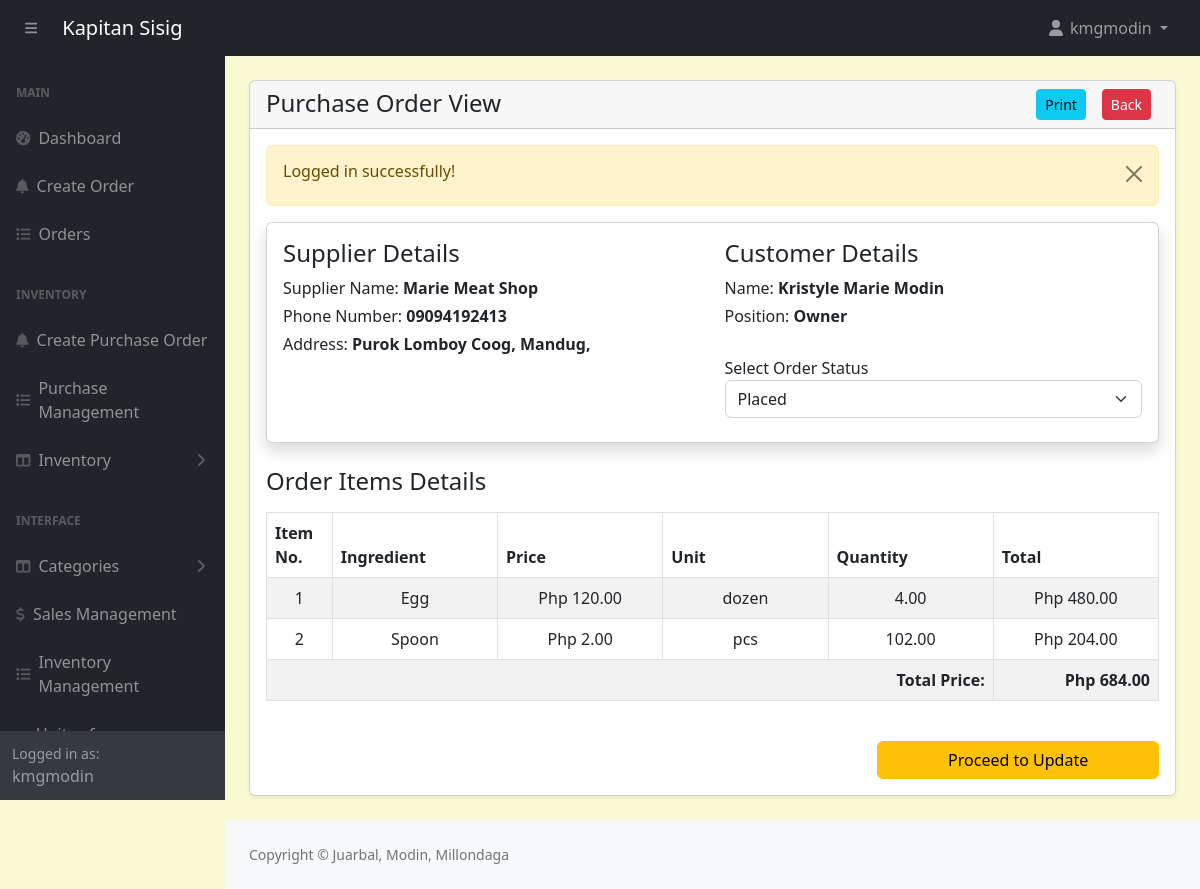
The page /admin/purchase-order-edit.php?track=000019 (signed in) on the database its author committed.
### tables this page shows
CREATE TABLE `suppliers` (
  `id` int(11) NOT NULL,
  `firstname` varchar(191) NOT NULL,
  `lastname` varchar(191) NOT NULL,
  `phonenumber` varchar(191) NOT NULL,
  `address` varchar(191) NOT NULL,
  `status` enum('active','inactive') NOT NULL DEFAULT 'active'
);

CREATE TABLE `purchaseorders` (
  `id` int(11) NOT NULL,
  `customer_id` int(11) NOT NULL,
  `tracking_no` varchar(100) NOT NULL,
  `invoice_no` varchar(100) NOT NULL,
  `total_amount` varchar(100) NOT NULL,
  `order_date` datetime NOT NULL,
  `order_status` varchar(100) NOT NULL,
  `ingPayment_mode` varchar(100) NOT NULL,
  `order_placed_by_id` varchar(100) NOT NULL,
  `supplierName` varchar(100) NOT NULL
);

CREATE TABLE `ingredients_items` (
  `id` int(11) NOT NULL,
  `order_id` int(11) NOT NULL,
  `ingredient_id` int(11) NOT NULL,
  `unit_id` int(11) NOT NULL,
  `price` decimal(10,2) NOT NULL,
  `quantity` decimal(10,2) NOT NULL
);

CREATE TABLE `ingredients` (
  `id` int(11) NOT NULL,
  `name` varchar(191) NOT NULL,
  `unit_id` int(11) NOT NULL,
  `category` varchar(191) NOT NULL,
  `quantity` int(10) UNSIGNED DEFAULT NULL,
  `reorder_point` decimal(10,2) NOT NULL,
  `price` decimal(10,2) NOT NULL DEFAULT 0.00
);

CREATE TABLE `units_of_measure` (
  `id` int(11) NOT NULL,
  `category_id` int(11) DEFAULT NULL,
  `uom_name` varchar(255) DEFAULT NULL,
  `type` enum('reference','bigger','smaller') DEFAULT NULL,
  `ratio` decimal(10,5) DEFAULT NULL,
  `active` tinyint(1) DEFAULT 1,
  `rounding_precision` decimal(10,5) DEFAULT NULL
);

### admin/purchase-order-edit.php (the view, shortened to what this page needs)
<?php include('includes/header.php'); ?>
<div class="container-fluid px-4 pb-4">
    <div class="card mt-4 shadow-sm">
        <div class="card-header">
            <h4 class="mb-0">Purchase Order View
                <a href="purchase-orders.php" class="btn btn-danger mx-2 btn-sm float-end" style="text-decoration: none;">Back</a>
                <a href="purchase-orders-view-print.php?track=<?= $_GET['track'] ?>" class="btn btn-info mx-2 btn-sm float-end">Print</a>
            </h4>
        </div>
        <div class="card-body">
        <form action="purchase-orders-code.php" method="POST" enctype="multipart/form-data">
        <?php
        if(isset($_GET['track'])){
                ?>
                <?php
            $trackingNo = validate($_GET['track']);
            $query = "SELECT po.*
                FROM purchaseOrders po
                WHERE po.tracking_no = '$trackingNo'
                ORDER BY po.id DESC";
            $customerQuery = "SELECT po.*, a.* FROM purchaseOrders po, admins a WHERE
                a.id = po.customer_id AND tracking_no='$trackingNo'
                ORDER BY po.id DESC";
            $orders = mysqli_query($conn, $query);
            $customers = mysqli_query($conn, $customerQuery);
            if($orders){
                if(mysqli_num_rows($orders) > 0){
                    $orderData = mysqli_fetch_assoc($orders);
                    $customerData = mysqli_fetch_assoc($customers);
                    $supplierName = $orderData['supplierName'];
                    $supplier = mysqli_query($conn, "SELECT * FROM suppliers WHERE id = '$supplierName' LIMIT 1");
                    $supplierData = mysqli_fetch_assoc($supplier);
                    ?>
                    <div class="card card-body shadow border-1 mb-4 pb-4">
                        <div class="row">
                            <div class="col-md-6">
                                <h4>Supplier Details</h4>
                                <label class="mb-1">
                                    Supplier Name: <span class="fw-bold"><?= htmlspecialchars($supplierData['firstname'], ENT_QUOTES, 'UTF-8'); ?> <?= htmlspecialchars($supplierData['lastname'], ENT_QUOTES, 'UTF-8'); ?></span>
                                </label>
                                <br/>
                                <label class="mb-1">
                                    Phone Number: <span class="fw-bold"><?= htmlspecialchars($supplierData['phonenumber'], ENT_QUOTES, 'UTF-8'); ?></span>
                                </label>
                                <br/>
                                <label class="mb-1">
                                    Address: <span class="fw-bold"><?= htmlspecialchars($supplierData['address'], ENT_QUOTES, 'UTF-8'); ?></span>
                                </label>
                                <br/>
                                <br/>
                            </div>
                            <div class="col-md-6">
                                <h4>Customer Details</h4>
                                <label class="mb-1">
                                    Name: <span class="fw-bold"><?= htmlspecialchars($customerData['firstname'], ENT_QUOTES, 'UTF-8'); ?> <?= htmlspecialchars($customerData['lastname'], ENT_QUOTES, 'UTF-8'); ?></span>
                                </label>
                                <br/>
                                <label class="mb-1">
                                    Position:
                                    <span class="fw-bold">
                                        <?= $customerData['position'] == 1 ? 'Owner' : 'Employee'?>
                                    </span>
                                </label>
                                <br />
                                <br />
                                <label>Select Order Status</label>
                                    <select id="order_status" class="form-select">
                                        <option value="Placed" <?= $orderData['order_status'] == 'Placed' ? 'selected' : ''; ?>>Placed</option>
                                    </select>
                            </div>
                        </div>
                    </div>
                    <?php
                       $orderItemQuery = "
                        SELECT
                            ii.quantity as orderItemQuantity,
                            ii.price as orderItemPrice,
                            i.name as ingredientName,
                            uom.uom_name as unit_name
                        FROM purchaseOrders po
                        JOIN ingredients_items ii ON ii.order_id = po.id
                        JOIN ingredients i ON i.id = ii.ingredient_id
                        JOIN units_of_measure uom ON uom.id = ii.unit_id
                        WHERE po.tracking_no = '$trackingNo'
                            ";
                        $orderItemsRes = mysqli_query($conn, $orderItemQuery);
                        $i = 1;
                        if($orderItemsRes){
                            if(mysqli_num_rows($orderItemsRes) > 0){
                                $totalAmount = 0;
                                ?>
                                    <h4 class="my-3">Order Items Details</h4>
                                    <table class="table table-bordered table-striped">
                                        <thead>
                                            <tr>
                                                <th>Item No. </th>
                                                <th>Ingredient</th>
                                                <th>Price</th>
                                                <th>Unit</th>
                                                <th>Quantity</th>
                                                <th>Total</th>
                                            </tr>
                                        </thead>
                                        <tbody>
                                            <?php while($orderItemRow = mysqli_fetch_assoc($orderItemsRes)): ?>
                                                <tr>
                                                    <td width="5%" class=" text-center">
                                                        <?= $i++; ?>
                                                    </td>
                                                    <td width="15%" class="text-center">
                                                    <?= $orderItemRow['ingredientName'];?>
                                                    </td>
                                                    <td width="15%" class="text-center">
                                                        Php <?= number_format($orderItemRow['orderItemPrice'], 2); ?>
                                                    </td>
                                                    <td width="15%" class=" text-center">
                                                        <?= $orderItemRow['unit_name'];?>
                                                    </td>
                                                    <td width="15%" class="text-center">
                                                        <?= $orderItemRow['orderItemQuantity']; ?>
                                                    </td>
                                                    <td width="15%" class="text-center">
                                                        Php <?= number_format($orderItemRow['orderItemPrice'] * $orderItemRow['orderItemQuantity'], 2); ?>
                                                    </td>
                                                </tr>
                                                <?php $totalAmount += $orderItemRow['orderItemPrice'] * $orderItemRow['orderItemQuantity']; ?>
                                            <?php endwhile; ?>
                                            <tr>
                                                <td colspan="5" class="text-end fw-bold">Total Price: </td>
                                                <td colspan="1" class="text-end fw-bold">Php <?= number_format($totalAmount, 2); ?></td>
                                            </tr>
                                        </tbody>
                                    </table>
                                <?php
                            }else{
                                echo ' <h5>No record Found!</h5>';
                                return false;
                            }
                        }else{
                            echo ' <h5>No record Found!</h5>';
                            return false;
                        }
                    ?>
                    <?php
                }else{
                    echo ' <h5>No record Found!</h5>';
                    return false;
                }
            }else{
                echo ' <h5>Something Went Wrong!</h5>';
            }
        }
        ?>
            <div>
                <div class="row d-flex justify-content-end">
                    <div class="col-md-4">
                        <br/>
                        <button type="button" class="btn btn-warning w-100 proceedToUpdateIng">Proceed to Update</button>
                    </div>
                </div>
            </div>
        </div>
    </div>
</div>
<?php include('includes/footer.php'); ?>

### admin/assets/css/custom.css (style rules this page uses)
body { margin: 0; font-family: system-ui, -apple-system, "Segoe UI", Roboto, "Helvetica Neue", "Noto Sans", "Liberation Sans", Arial, sans-serif; font-size: 1rem; font-weight: 400; line-height: 1.5; color: #212529; text-align: left; background-color: #FAFAD2; -webkit-text-size-adjust: 100%; -webkit-tap-highlight-color: rgba(0, 0, 0, 0); }

### rows shown on the page
suppliers: firstname "Marie", lastname "Meat Shop", phonenumber "09094192413", address "Purok Lomboy Coog, Mandug,"
purchaseorders: admins.firstname "Kristyle Marie", admins.lastname "Modin"
ingredients_items: ingredient.name "Egg", price "120.00", units_of_measure.uom_name "dozen", quantity "4.00", $orderItemRow['orderItemPrice'] * $orderItemRow['orderItemQuantity'] "480.00"
ingredients_items: ingredient.name "Spoon", price "2.00", units_of_measure.uom_name "pcs", quantity "102.00", $orderItemRow['orderItemPrice'] * $orderItemRow['orderItemQuantity'] "204.00"

### other values the page prints
$_SESSION['loggedInUser']['username'] "kmgmodin"
$_SESSION['message'] "Logged in successfully!"
$totalAmount "684.00"
